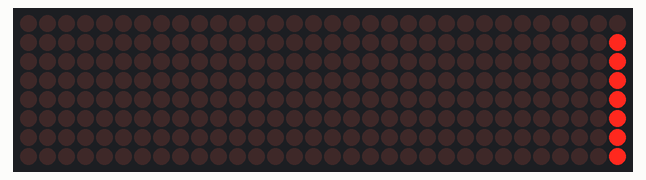
Recording of a program running on a simulated ESP32 board running MicroPython. Shown: 32×8 LED matrix. The interpreter's speed is modelled, so counts of loop turns are approximate; library files of the repository ran but are not shown: max7219.py; what the program prints to the serial console is not drawn.

Above: at 3.17 s.
At 5.28 s:
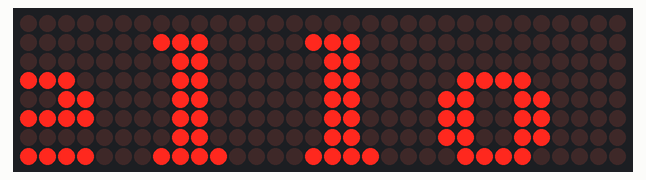
At 7.39 s:
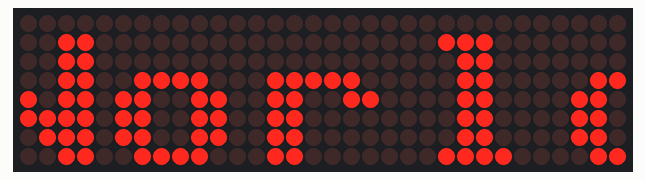
At 11.59 s:
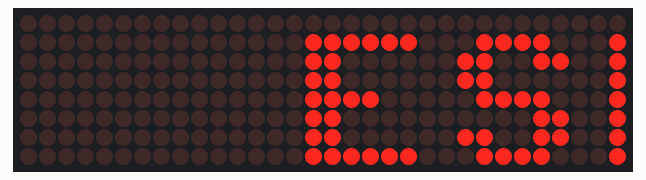
At 15.83 s:
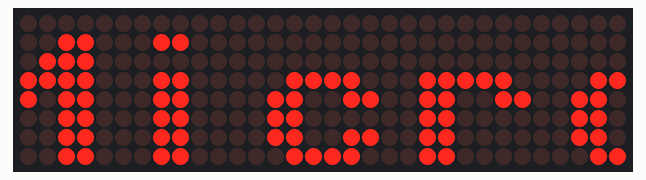
At 20.06 s:
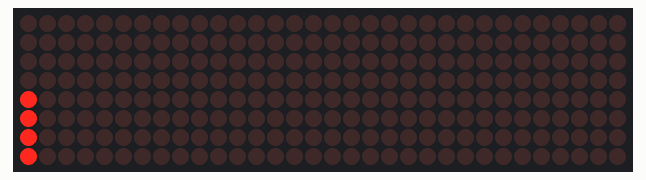

The program:

max7219wrapper.py
```python
import time

import framebuf
import machine
import max7219

from characters import FONT_3X5, FONT_5X7

## 4 Module à 8x8 Pixel = 32 x 8 (BxH)
# self.display = max7219.Matrix8x8(self.spi, self.cs, self.num_modules)
# self.display.brightness(self.brightness_level)
# self.display.fill(0)
# self.display.show()


##==============================================================================
class Max7219Matrix(max7219.Matrix8x8):
    def __init__(
        self,
        spi: machine.SPI,
        cs: machine.Pin,
        num_modules: int = 4,
        modules_per_row: "int | None" = None,
        power_pin: "machine.Pin | None" = None,
        brightness_level: int = 8,  # Standard-Helligkeit (0-15)
        **kwargs,
    ) -> None:
        """Initialisiert die MAX7219-Matrix.

        Parameter
        ---------
        * spi: Konfiguriertes SPI-Objekt
        * cs: Chip-Select-Pin
        * num_modules: Anzahl kaskadierter 8x8-Module
        * modules_per_row: Anzahl Module pro physischer Zeile; Standard ist alle Module in einer Zeile
        * power_pin: Optionaler GPIO zum Schalten der Versorgung
        * brightness_level: Helligkeit des Displays (0-15)

        Returns
        -------
        * None
        """
        self.spi = spi
        self.cs = cs
        self.num_modules = num_modules
        self.modules_per_row = num_modules if modules_per_row is None else modules_per_row

        if self.modules_per_row <= 0 or self.num_modules % self.modules_per_row != 0:
            raise ValueError("modules_per_row muss ein positiver Teiler von num_modules sein")

        self.power_pin = power_pin
        self.brightness_level = brightness_level  # Standard-Helligkeit (0-15)

        ## optionale Power-Supply-Schaltung
        if self.power_pin is not None:
            self.power_pin.value(1)  # HIGH = an, LOW = aus
            time.sleep_ms(20)  # kurze Stabilisierung nach dem Einschalten

        super().__init__(self.spi, self.cs, self.num_modules)

        ## Helligkeit einstellen (0 bis 15)
        self.brightness(self.brightness_level)
        self.clear()
        self.show()

    ##--------------------------------------------------------------------------
    def get_row_width(self) -> int:
        """Gibt die Breite einer physischen Display-Zeile in Pixeln zurück.

        Returns
        -------
        * int: Zeilenbreite in Pixeln
        """
        return self.modules_per_row * 8

    ##--------------------------------------------------------------------------
    def get_row_x_offset(self, row: int = 0) -> int:
        """Gibt den X-Offset einer physischen Display-Zeile zurück.

        Parameter
        ---------
        * row: Physische Zeile, beginnend bei 0

        Returns
        -------
        * int: X-Offset der Zeile in Pixeln
        """
        row_count = self.num_modules // self.modules_per_row
        if not (0 <= row < row_count):
            raise ValueError("row liegt außerhalb der konfigurierten Display-Zeilen")
        return row * self.get_row_width()

    ##--------------------------------------------------------------------------
    def draw_icon(self, data: bytearray, x_pos: int, y_pos: int) -> None:
        """Zeichnet ein 8x8-Icon an der angegebenen Position.

        Parameter
        ---------
        * data: 8x8-Monobitmap im MONO_VLSB-Format
        * x_pos: Ziel-X-Position
        * y_pos: Ziel-Y-Position

        Returns
        -------
        * None
        """
        ## Erstellt einen temporären Buffer für das 8x8 Icon
        fb = framebuf.FrameBuffer(data, 8, 8, framebuf.MONO_VLSB)
        ## Kopiert (blit) das Icon an die gewünschte Stelle auf dem Hauptdisplay
        self.blit(fb, x_pos, y_pos)
        # self.show()

    ##--------------------------------------------------------------------------
    def clear_display(self) -> None:
        """Löscht den Display-Inhalt.

        Returns
        -------
        * None
        """
        self.fill(0)
        # self.show()

    def clear(self) -> None:
        """Alias für clear_display()."""
        self.clear_display()

    ##--------------------------------------------------------------------------
    def _draw_glyph(self, ch: str, x: int, y: int, font_dict: "dict | str | None") -> None:
        """
        Generalisierte Glyphen-Zeichnungsfunktion für beliebige Fontgrößen.

        Parameter
        ---------
        * ch: Das zu zeichnende Zeichen
        * x: X-Position auf dem Display
        * y: Y-Position auf dem Display
        * font_dict: Font-Dictionary mit "_meta_" und Glyph-Einträgen
            Format: {"_meta_": {"width": w, "height": h}, "A": (...), ...}

        Returns
        -------
        * None
        """
        if not isinstance(font_dict, dict):
            return

        meta = font_dict.get("_meta_", {})
        height = meta.get("height", 5)

        glyph = font_dict.get(ch, font_dict.get(" ", None))
        if glyph is None or glyph == font_dict.get("_meta_"):
            return

        min_bit, _, span_width = self._get_glyph_bit_span(ch, font_dict)
        if span_width <= 0:
            return

        for row in range(min(height, len(glyph))):
            ## Auf den tatsächlich genutzten Bitbereich normalisieren (proportional)
            bits = glyph[row] >> min_bit
            for col in range(span_width):
                if bits & (1 << (span_width - 1 - col)):
                    self.pixel(x + col, y + row, 1)

    ##--------------------------------------------------------------------------
    @staticmethod
    def _bit_length_fallback(value: int) -> int:
        """MicroPython-kompatible Bitlängen-Berechnung ohne int.bit_length().

        Parameter
        ---------
        * value: Ganzzahlwert

        Returns
        -------
        * int: Anzahl gesetzter Bit-Positionen bis zum höchsten 1-Bit
        """
        bits = 0
        while value:
            bits += 1
            value >>= 1
        return bits

    ##--------------------------------------------------------------------------
    @staticmethod
    def _trailing_zeros_fallback(value: int) -> int:
        """Anzahl nachlaufender Nullen im Binärmuster (LSB-seitig).

        Parameter
        ---------
        * value: Ganzzahlwert

        Returns
        -------
        * int: Anzahl LSB-seitiger 0-Bits
        """
        if value == 0:
            return 0
        zeros = 0
        while (value & 1) == 0:
            zeros += 1
            value >>= 1
        return zeros

    ##--------------------------------------------------------------------------
    def _get_glyph_bit_span(self, ch: str, font_dict: "dict | str | None") -> tuple:
        """Liefert den genutzten Bitbereich einer Glyph.

        Parameter
        ---------
        * ch: Zu analysierendes Zeichen
        * font_dict: Font-Dictionary mit Metadaten und Glyphen

        Returns
        -------
        * tuple: (min_bit, max_bit, span_width)
        """
        if not isinstance(font_dict, dict):
            return 0, 0, 0

        meta = font_dict.get("_meta_", {})
        default_width = meta.get("width", 3)
        space_width = meta.get("space_width", 1)

        glyph = font_dict.get(ch, font_dict.get(" ", None))
        if glyph is None or glyph == font_dict.get("_meta_"):
            return 0, 0, space_width

        min_bit = None
        max_bit = None
        for row_bits in glyph:
            if row_bits > 0:
                row_min = self._trailing_zeros_fallback(row_bits)
                row_max = self._bit_length_fallback(row_bits) - 1
                min_bit = row_min if min_bit is None else min(min_bit, row_min)
                max_bit = row_max if max_bit is None else max(max_bit, row_max)

        if min_bit is None or max_bit is None:
            return 0, 0, space_width

        span_width = (max_bit - min_bit) + 1
        return min_bit, max_bit, min(default_width, span_width)

    ##--------------------------------------------------------------------------
    def _get_glyph_effective_width(self, ch: str, font_dict: "dict | str | None") -> int:
        """Ermittelt die effektive Zeichenbreite aus dem genutzten Bitbereich.

        Parameter
        ---------
        * ch: Zu analysierendes Zeichen
        * font_dict: Font-Dictionary mit Metadaten und Glyphen

        Returns
        -------
        * int: Effektive Breite in Pixeln
        """
        _, _, span_width = self._get_glyph_bit_span(ch, font_dict)
        return span_width

    ##--------------------------------------------------------------------------
    def get_text_width(self, text: str, font_dict: "dict | str | None" = "builtin", spacing: int = 1) -> int:
        """Berechnet die Pixelbreite eines Textes für den gewählten Font.

        Parameter
        ---------
        * text: Eingabetext
        * font_dict: Font-Dictionary oder "builtin"
        * spacing: Zeichenabstand in Pixeln

        Returns
        -------
        * int: Gesamte Textbreite in Pixeln
        """
        if font_dict is None or font_dict == "builtin":
            return len(text) * 8

        text_upper = text.upper()
        if not text_upper:
            return 0

        width = 0
        for ch in text_upper:
            width += self._get_glyph_effective_width(ch, font_dict) + spacing

        ## Letzten Zeichenabstand nicht mitzählen
        return max(0, width - spacing)

    ##--------------------------------------------------------------------------
    def get_centered_x(
        self,
        text: str,
        font_dict: "dict | str | None" = "builtin",
        spacing: int = 1,
        clamp: bool = False,
        row: int = 0,
    ) -> int:
        """Berechnet die zentrierte Start-X-Position für den Text.

        Parameter
        ---------
        * text: Eingabetext
        * font_dict: Font-Dictionary oder "builtin"
        * spacing: Zeichenabstand in Pixeln
        * clamp: Begrenzt negative X-Positionen auf 0
        * row: Physische Display-Zeile, auf der zentriert werden soll

        Returns
        -------
        * int: Startposition für zentriertes Rendering
        """
        display_width = self.get_row_width()
        text_width = self.get_text_width(text, font_dict, spacing)
        x_pos = (display_width - text_width) // 2
        if clamp:
            x_pos = max(0, x_pos)
        return self.get_row_x_offset(row) + x_pos

    ##--------------------------------------------------------------------------
    def write_text_centered(
        self,
        text: str,
        y: int,
        font_dict: "dict | str | None" = "builtin",
        spacing: int = 1,
        clamp: bool = False,
        clear: bool = False,
        row: int = 0,
    ) -> None:
        """Schreibt einen Text horizontal zentriert.

        Parameter
        ---------
        * text: Auszugebender Text
        * y: Ziel-Y-Position
        * font_dict: Font-Dictionary oder "builtin"
        * spacing: Zeichenabstand in Pixeln
        * clamp: Begrenzt negative X-Positionen auf 0
        * clear: Löscht das Display vor dem Schreiben
        * row: Physische Display-Zeile, auf der geschrieben werden soll

        Returns
        -------
        * None
        """
        x_pos = self.get_centered_x(text, font_dict, spacing, clamp, row)
        if clear:
            self.fill(0)
        self.write_text(text, x_pos, y, font_dict, spacing)
        # self.show()

    ##--------------------------------------------------------------------------
    def write_text(self, text: str, x: int, y: int, font_dict: "dict | str | None" = "builtin", spacing: int = 1) -> None:
        """
        Schreibt Text mit dem angegebenen Font.

        Parameter
        ---------
        * text: Der zu schreibende Text
        * x: X-Position
        * y: Y-Position
        * font_dict: Font-Dictionary oder "builtin" für FrameBuffer-Standardfont (default: "builtin")
            Beispiele: FONT_3X5, FONT_5x7, oder "builtin"
        * spacing: Zeichenabstand in Pixeln

        Returns
        -------
        * None
        """
        ## FrameBuffer-Standardfont verwenden
        if font_dict is None or font_dict == "builtin":
            self.text(text, x, y, 1)
        else:
            ## Custom Font verwenden
            x_pos = x
            for ch in text.upper():
                self._draw_glyph(ch, x_pos, y, font_dict)
                x_pos += self._get_glyph_effective_width(ch, font_dict) + spacing
        # self.show()

    ##--------------------------------------------------------------------------
    def write_scrolling_text(
        self,
        text: str,
        y: int,
        font_dict: "dict | str | None" = "builtin",
        speed_s: float = 0.05,
        spacing: int = 1,
    ) -> None:
        """Scrollt Text mit dem angegebenen Font über die Matrix.

        Parameter
        ---------
        * text: Der zu scrollende Text
        * y: Y-Position
        * font_dict: Font-Dictionary oder "builtin" für FrameBuffer-Standardfont (default: "builtin")
                Beispiele: FONT_3X5, FONT_5x7, oder "builtin"
        * speed_s: Verzögerung zwischen Frames in Sekunden
        * spacing: Zeichenabstand in Pixeln

        Returns
        -------
        * None
        """
        ## FrameBuffer-Standardfont verwenden
        if font_dict is None or font_dict == "builtin":
            text_length = len(text) * 8  # ca. 8 Pixel pro Zeichen im Standardfont
            for x in range(32, -text_length, -1):
                self.fill(0)
                self.text(text, x, y, 1)
                self.show()
                time.sleep(speed_s)
        else:
            ## Custom Font verwenden
            text_upper = text.upper()
            text_length = self.get_text_width(text_upper, font_dict, spacing)

            for x in range(32, -text_length, -1):
                self.fill(0)
                self.write_text(text_upper, x, y, font_dict, spacing)
                time.sleep(speed_s)

    ##--- Aliase für häufig verwendete Fonts ----------------------------------
    def write_text_small(self, text: str, x: int, y: int) -> None:
        """Schreibt Text in kleiner 3x5-Schrift.

        Parameter
        ---------
        * text: Auszugebender Text
        * x: Ziel-X-Position
        * y: Ziel-Y-Position

        Returns
        -------
        * None
        """
        self.write_text(text, x, y, FONT_3X5)

    def write_scrolling_text_small(self, text: str, y: int, speed_s: float = 0.05) -> None:
        """Scrollt Text in kleiner 3x5-Schrift.

        Parameter
        ---------
        * text: Auszugebender Text
        * y: Ziel-Y-Position
        * speed_s: Verzögerung zwischen Frames in Sekunden

        Returns
        -------
        * None
        """
        self.write_scrolling_text(text, y, FONT_3X5, speed_s)

    def write_text_compact(self, text: str, x: int, y: int) -> None:
        """Schreibt Text in kompakter 5x7-Schrift.

        Parameter
        ---------
        * text: Auszugebender Text
        * x: Ziel-X-Position
        * y: Ziel-Y-Position

        Returns
        -------
        * None
        """
        self.write_text(text, x, y, FONT_5X7)

    def write_scrolling_text_compact(self, text: str, y: int, speed_s: float = 0.05) -> None:
        """Scrollt Text in kompakter 5x7-Schrift.

        Parameter
        ---------
        * text: Auszugebender Text
        * y: Ziel-Y-Position
        * speed_s: Verzögerung zwischen Frames in Sekunden

        Returns
        -------
        * None
        """
        self.write_scrolling_text(text, y, FONT_5X7, speed_s)


##******************************************************************************
##******************************************************************************
if __name__ == "__main__":
    """Beispiel"""
    import boardconfig

    ## SPI-Bus, CS- und Power-Pin aus der Board-Konfiguration (board_*.json)
    spi = boardconfig.get_spi()
    cs = boardconfig.get_spi_cs()
    power_pin = boardconfig.get_display_power_pin()

    display = Max7219Matrix(spi, cs, num_modules=4, power_pin=power_pin)

    ## MAX7219 LED-Matrix Herz-Icon
    ## Binärdarstellung für ein Herz (1 = LED an, 0 = LED aus)
    ## 01100110 -> 0x66
    ## 11111111 -> 0xFF
    ## ... usw.
    ## Icon-Bytearray (8x8), um 90° im Uhrzeigersinn rotiert
    HEART = bytearray([0x0C, 0x1E, 0x3E, 0x7C, 0x7C, 0x3E, 0x1E, 0x0C])

    while True:
        ## 1) Animation: Das Herz wandert über die 4 Module
        display.fill(0)
        for x in range(-8, 33):
            display.fill(0)
            display.draw_icon(HEART, x, 0)
            time.sleep(0.05)

        ## 2) Demo-Text mit FrameBuffer-Standardfont (fett/breit)
        display.fill(0)
        display.write_text("MAX7219", 0, 1)
        time.sleep(1)
        display.write_scrolling_text("Hello World!", 1)
        time.sleep(1)
        display.write_scrolling_text("ESP32 & MicroPython", 1)
        time.sleep(2)

        ## 3a) Demo-Text mit kleiner  3x5-Schrift (dünn/schmal)
        display.fill(0)
        display.write_text_small("MAX7219", 0, 1)
        time.sleep(1)
        display.write_scrolling_text_small("Hello World!", 1)
        time.sleep(1)
        display.write_scrolling_text_small("ESP32 & MicroPython", 1)
        time.sleep(1)

        ## 3b) Testsequenz für Sonderzeichen der kleinen Schrift
        display.write_scrolling_text_small(":,.°%-_#+*/|=", 1)
        time.sleep(2)

        ## 4) Demo mit kompakter 5x7-Schrift (größere Ziffern für Uhranzeige)
        display.fill(0)
        display.write_text_centered("12:45%°", 1, FONT_5X7)
        time.sleep(2)
        display.fill(0)
        display.write_text_centered("22.1°  50%", 1, FONT_3X5)
        time.sleep(2)
```

Source omitted: characters.py (7961 bytes), boardconfig.py (5965 bytes)
